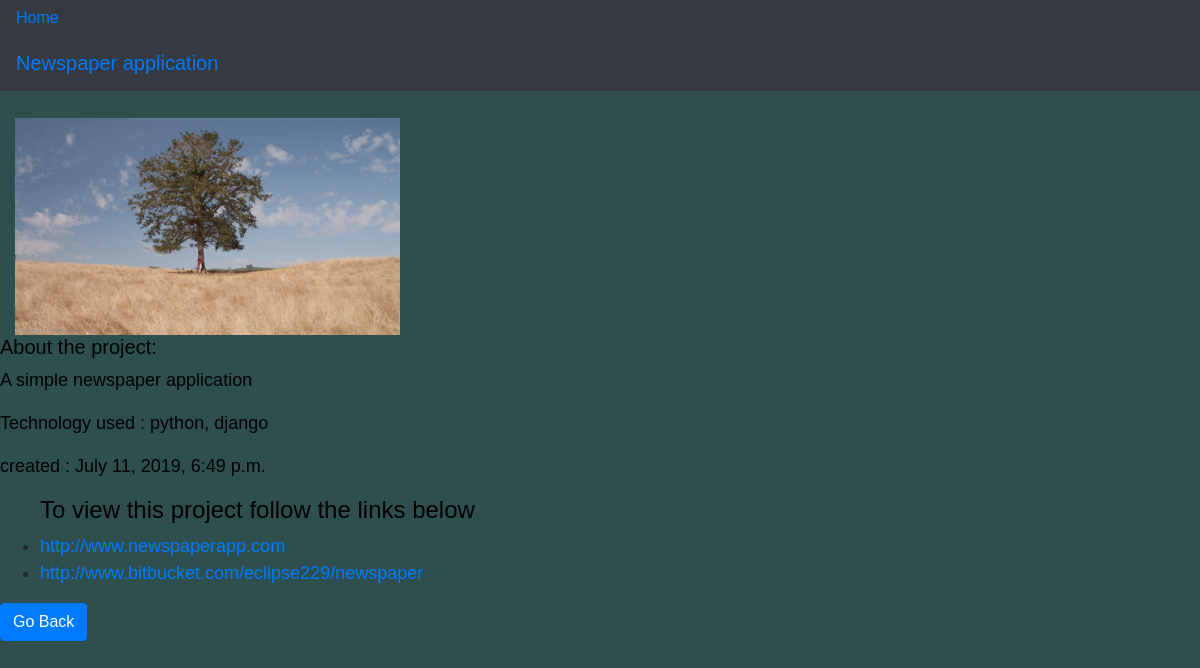
The page /projects/projects/1/ on the database its author committed.
### myworks/models.py (models this page shows, shortened)
class Portfolio(models.Model):
    title = models.CharField(max_length = 30, verbose_name = 'project name')
    project_url = models.URLField(max_length=100)
    project_repository = models.URLField(max_length=50)
    description = models.TextField(blank=True)
    technology_used = models.CharField(max_length=15,verbose_name ='technology')
    date_created = models.DateTimeField(auto_now_add=True)

### myworks/views.py (the view)
# urls.py: path('projects/<int:pk>/', ProjectDetails.as_view(), name='details'),
class ProjectDetails(DetailView):
    model = Portfolio
    template_name = 'project_details.html'
    context_object_name = 'project'

### myworks/templates/project_details.html (shortened to what this page needs)
{% extends 'base.html' %}
{% load static %}
    {% block content %}
    <nav class="navbar navbar-expand-md navbar-dark bg-dark mb- ">
           <h5> <a href='#'>{{ project.title }}</a><br/></h5>
        </nav>
   <br/> <div class="row\">
        <div class="col-md-8">
            <img src="{% static 'img/homepage.jpeg' %}" alt="" width="50%" height="70%">
        </div>
    </div>
    <h5>About the project:</h5>
    <p> {{ project.description }}</p>
    <p> Technology used : {{ project.technology_used }}</p>
    <p> created : {{ project.date_created }} </p>
    <ul>
        <h4>To view this project follow the links below </h4>
        <li> <a href="{{ project.project_url }}" > {{project.project_url }}</a> </li>
        <li> <a href="{{ project.project_repository }}" > {{project.project_repository }}</a> </li>
    </ul>
    <a href="{% url 'projects' %}" class="btn btn-primary"> Go Back</a><br/><br/> {% endblock content %}

### myworks/static/base.css (style rules this page uses)
body { font-family: 'Source Sans Pro', sans-serif; font-size:18px; border-bottom: 1px solid #999 margin-bottom: 2rem; }
body { background-color: darkslategray }
p, h5, h1, h4, h6 , hr { color: black; }

### rows shown on the page
Portfolio: title "Newspaper application", description "A simple newspaper application", technology_used "python, django", date_created "July 11, 2019, 6:49 p.m.", project_url "http://www.newspaperapp.com", project_repository "http://www.bitbucket.com/eclipse229/newspaper"
